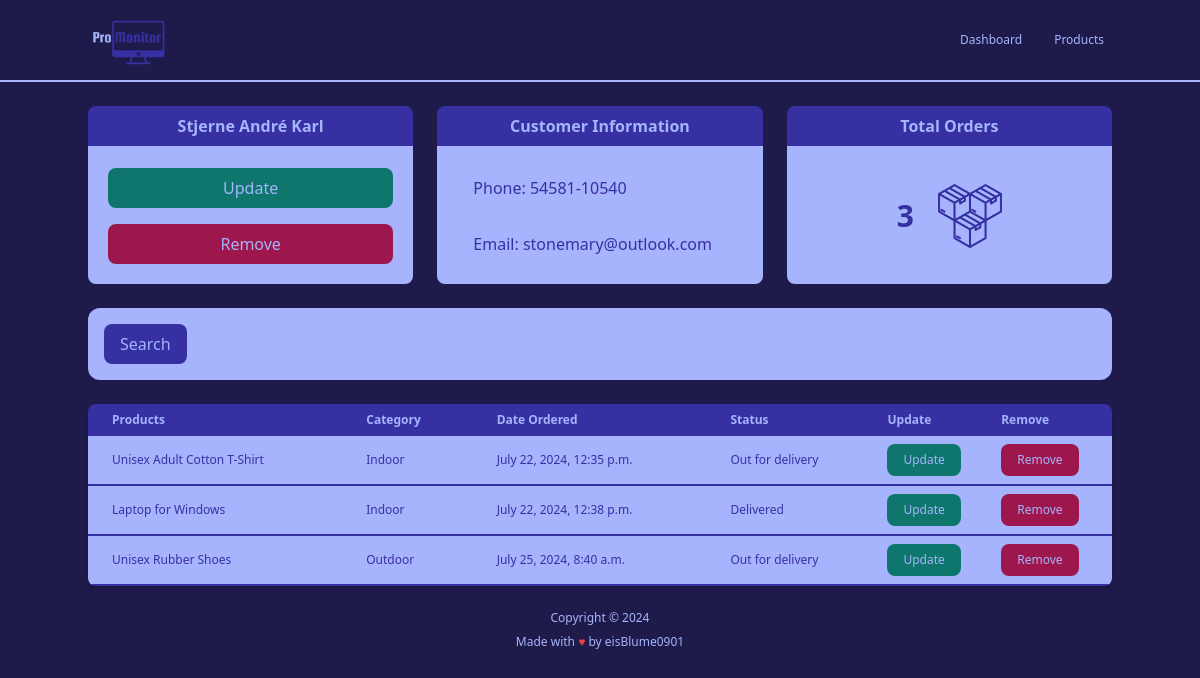
The app's page /customer/2/ with its own data.
### accounts/models.py (models this page shows, shortened)
class Customer(models.Model):
    name = models.CharField(max_length=200, null=True)
    phone = models.CharField(max_length=200, null=True)
    email = models.EmailField(max_length=200, null=True)
    date_created = models.DateTimeField(auto_now_add=True, null=True)

class Order(models.Model):
    STATUS = (
        ('Pending', 'Pending'),
        ('Out for delivery', 'Out for delivery'),
        ('Delivered', 'Delivered'),
    )
    customer = models.ForeignKey(Customer, null=True, on_delete=models.SET_NULL)
    product = models.ForeignKey(Product, null=True, on_delete=models.SET_NULL)
    date_created = models.DateTimeField(auto_now_add=True, null=True)
    status = models.CharField(max_length=200, null=True, choices=STATUS)

class Product(models.Model):
    CATEGORY = (
        ('Indoor', 'Indoor'),
        ('Outdoor', 'Outdoor'),
    )
    name = models.CharField(max_length=200, null=True)
    price = models.FloatField(null=True)
    category = models.CharField(max_length=200, null=True, choices=CATEGORY)
    description = models.TextField(null=True, blank=True)
    date_created = models.DateTimeField(auto_now_add=True, null=True)
    tags = models.ManyToManyField('Tag')
    def __str__(self) -> str:
        return self.name

### accounts/views.py (the view)
# urls.py: path('customer/<str:pk>/', views.customer, name="customer"),
def customer(request, pk):
    customer = Customer.objects.get(id=pk)
    orders = customer.order_set.all()
    ordersCount = orders.count()
    context = {
        'customer': customer,
        'orders': orders,
        'ordersCount': ordersCount,
    }
    return render(request, 'accounts/customer.html', context)

### templates/accounts/customer.html (shortened to what this page needs)
{% extends 'main.html' %}
{% block content %}
{% include 'partials/_home_navbar.html' %}
{% include 'partials/_customer_cards.html' %}
{% include 'partials/_search_bar.html' %}
<div class="max-w-screen-lg mx-auto my-6">
        <div class="relative overflow-x-auto shadow-md rounded-lg">
            <table class="w-full text-sm text-left text-indigo-300">
                <thead class="text-xs text-indigo-300 bg-indigo-800">
                    <tr>
                        <th class="px-6 py-2">
                            Products
                        </th>
                        <th class="px-6 py-2">
                            Category
                        </th>
                        <th class="px-6 py-2">
                            Date Ordered
                        </th>
                        <th class="px-6 py-2">
                            Status
                        </th>
                        <th class="p-2">
                            Update
                        </th>
                        <th class="p-2">
                            Remove
                        </th>
                    </tr>
                </thead>
                <tbody class="text-xs text-indigo-800 font-medium">
                    {% for order in orders %}
                    <tr class="bg-indigo-300 border-b-2 border-indigo-800 hover:bg-indigo-200">
                        <td class="px-6 py-2">{{ order.product }}</td>
                        <td class="px-6 py-2">{{ order.product.category }}</td>
                        <td class="px-6 py-2">{{ order.date_created }}</td>
                        <td class="px-6 py-2">{{ order.status}}</td>
                        <td class="p-2">
                            <a href="">
                                <button class="font-medium bg-teal-700 text-indigo-300 rounded-lg px-4 py-2 hover:bg-teal-300 hover:text-indigo-800">Update</button>
                            </a>
                        </td>
                        <td class="p-2">
                            <a href="">
                                <button class="font-medium bg-pink-800 text-indigo-300 rounded-lg px-4 py-2 hover:bg-pink-300 hover:text-indigo-800">Remove</button>
                            </a>
                        </td>
                    </tr>
                    {% endfor %}
                </tbody>
            </table>
        </div>
    </div>
{% endblock %}

### templates/partials/_customer_cards.html
{% load static %}
<div class="grid sm:grid-cols-1 md:grid-cols-2 lg:grid-cols-3 max-w-screen-lg mx-auto justify-between gap-6 mt-6">
    <div class="flex flex-col">
        <h1 class="text-md text-center text-indigo-300 font-bold rounded-t-lg bg-indigo-800 border-indigo-800 border-b-2 border-b-indigo-300 py-2">{{ customer.name }}</h1>
        <div class="rounded-b-lg bg-indigo-300 p-5">
            <div class="flex flex-col space-y-4">
                <button class="font-medium bg-teal-700 text-indigo-300 rounded-lg px-4 py-2 hover:bg-teal-300 hover:text-indigo-800 w-full">Update</button>
                <button class="font-medium bg-pink-800 text-indigo-300 rounded-lg px-4 py-2 hover:bg-pink-300 hover:text-indigo-800 w-full">Remove</button>
            </div>
        </div>
    </div>
    <div class="flex flex-col">
        <h1 class="text-md text-center text-indigo-300 font-bold rounded-t-lg bg-indigo-800 border-indigo-800 border-b-2 border-b-indigo-300 py-2">Customer Information</h1>
        <div class="text-indigo-800 font-medium rounded-b-lg bg-indigo-300 p-5">
            <div class="flex flex-col space-y-4">
                <p class="font-medium px-4 py-2">Phone: {{ customer.phone }}</p>
                <p class="font-medium px-4 py-2">Email: {{ customer.email }}</p>
            </div>
        </div>
    </div>
    <div class="flex flex-col">
        <h1 class="text-md text-center text-indigo-300 font-bold rounded-t-lg bg-indigo-800 border-indigo-800 border-b-2 border-b-indigo-300 py-2">Total Orders</h1>
        <div class="rounded-b-lg bg-indigo-300 p-5">
            <div class="flex flex-row mx-auto space-x-6 items-center justify-center py-4">
                <p class="text-3xl text-center text-indigo-800 font-bold">{{ ordersCount }}</p>
                <img src="{% static 'images/total_orders_icon.png' %}" alt="Total Orders Icon" class="w-16">
            </div>
        </div>
    </div>
</div>

### records on screen
Customer: name "Stjerne André Karl", phone "54581-10540", email "stonemary@outlook.com"
Order: product "Unisex Adult Cotton T-Shirt", product.category "Indoor", date_created "July 22, 2024, 12:35 p.m.", status "Out for delivery"
Order: product "Laptop for Windows", product.category "Indoor", date_created "July 22, 2024, 12:38 p.m.", status "Delivered"
Order: product "Unisex Rubber Shoes", product.category "Outdoor", date_created "July 25, 2024, 8:40 a.m.", status "Out for delivery"

### other values on screen
{{ ordersCount }} "3"
